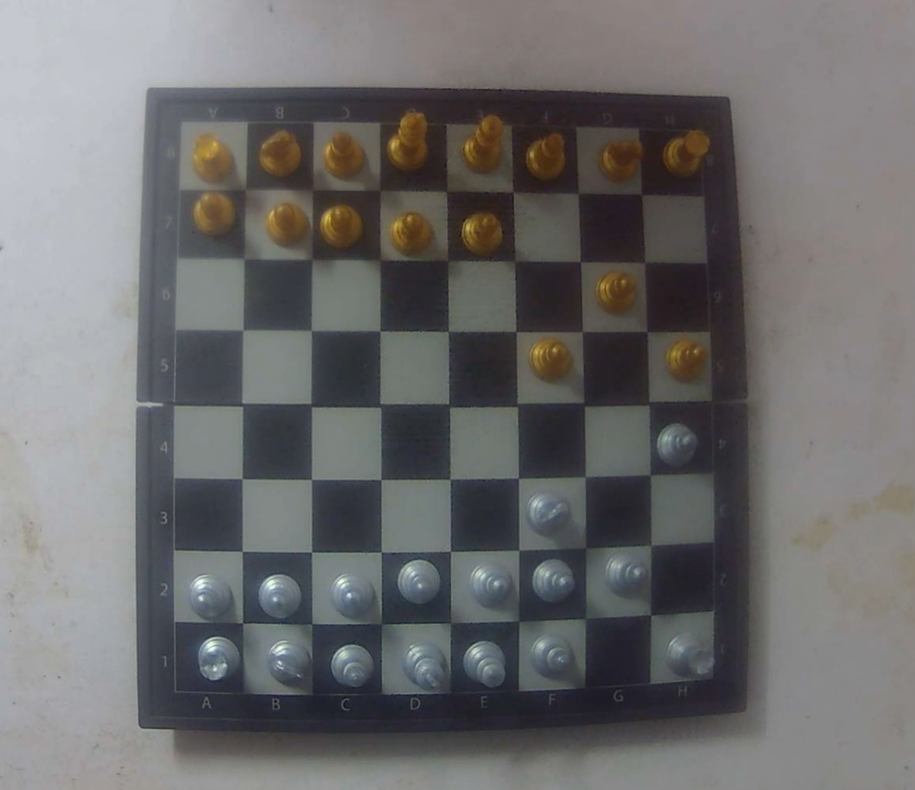
#> input picture test.png, 915 x 790 px
$ jupyter execute --allow-errors Image_Process_Chess_Board.ipynb
#> lines starting #> are read from the running program, lines starting #| are printed output that depends on the picture; after the words box and inside, x2 and y2 are one past the last pixel; in counts of white or black regions, pixels touching at a corner belong together
[cell 1]
# ! git clone https://github.com/TrGiaHuy1710-valid/testChess

[cell 2]
import cv2
import numpy as np
import matplotlib.pyplot as plt

[cell 3]
img_path = "test.png"
img = cv2.imread(img_path)
#> img is the input picture: shape (790, 915, 3); mean B, G, R 108.2, 108, 108.7

[cell 4]
img = cv2.resize(img, (800, 600))
#> img: shape (600, 800, 3)

# =============================
# 2. Gray
# =============================
gray = cv2.cvtColor(img, cv2.COLOR_BGR2GRAY)

# =============================
# 3. Tăng tương phản (CLAHE)
# =============================
clahe = cv2.createCLAHE(clipLimit=2.0, tileGridSize=(8,8))
contrast = clahe.apply(gray)
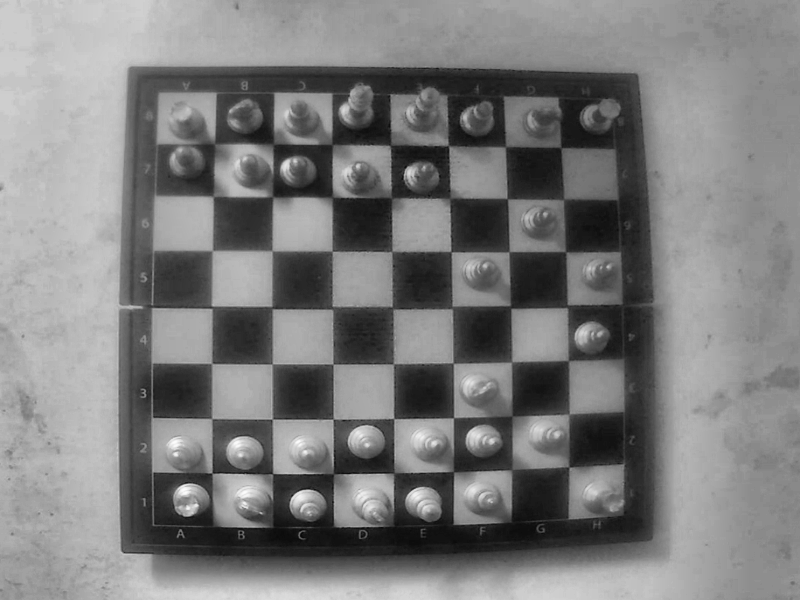
#> contrast: shape (600, 800); min 8, max 253, mean 124

plt.figure(figsize=(14,8))

# Original
plt.subplot(2,3,1)
plt.imshow(cv2.cvtColor(img, cv2.COLOR_BGR2RGB))
plt.title("Original")
plt.axis("off")

# Gray
plt.subplot(2,3,2)
plt.imshow(gray, cmap="gray")
plt.title("gray image")
plt.axis("off")

# CLAHE
plt.subplot(2,3,3)
plt.imshow(contrast, cmap="gray")
plt.title("Contrast (CLAHE)")
plt.axis("off")

plt.show()

[cell 5]
# =============================
# 5. Threshold (Otsu)
# =============================
_, thresh = cv2.threshold(
    contrast,
    0, 255,
    cv2.THRESH_BINARY + cv2.THRESH_OTSU
)
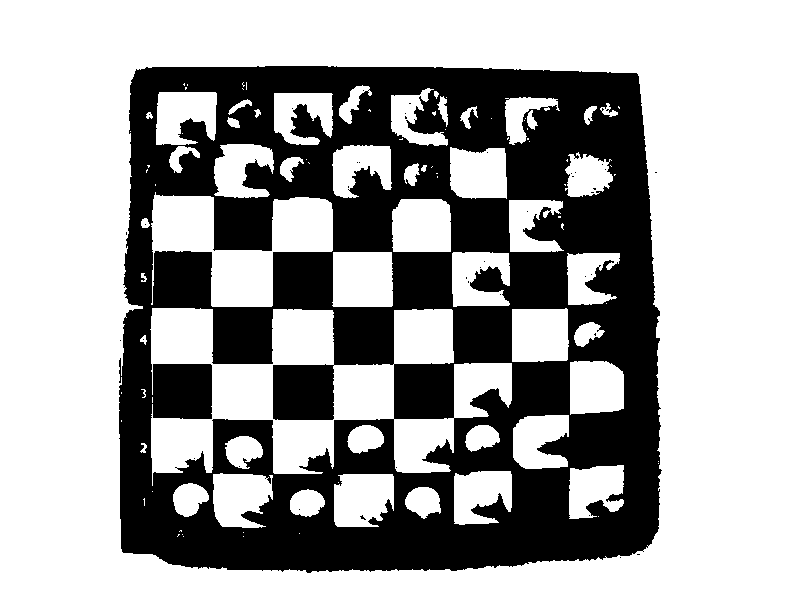
#> thresh: shape (600, 800); 64.5% white; 40 black regions (39 under 20 px), largest, box (x1, y1, x2, y2) and area: (119, 66, 662, 573) 170133

plt.figure(figsize=(14,8))

# CLAHE
plt.subplot(2,3,1)
plt.imshow(contrast, cmap="gray")
plt.title("Contrast (CLAHE)")
plt.axis("off")

# Threshold
plt.subplot(2,3,2)
plt.imshow(thresh, cmap="gray")
plt.title("Threshold")
plt.axis("off")

plt.show()

[cell 6]
# Đảo ảnh (nếu cần)
thresh_bit = cv2.bitwise_not(thresh)
#> thresh_bit: shape (600, 800); 35.5% white; 40 white regions (39 under 20 px)

plt.figure(figsize=(14,8))

# Threshold
plt.subplot(2,3,1)
plt.imshow(thresh, cmap="gray")
plt.title("Threshold")
plt.axis("off")

# bitwise_not
plt.subplot(2,3,2)
plt.imshow(thresh_bit, cmap="gray")
plt.title("bitwise_not")
plt.axis("off")

plt.show()

[cell 7]
# --- STEP 6: PHÁT HIỆN ĐƯỜNG BAO (FINDING CONTOURS) ---
# Sử dụng RETR_EXTERNAL để chỉ lấy các đường bao ngoài cùng (khung bàn cờ)
contours, _ = cv2.findContours(thresh_bit, cv2.RETR_EXTERNAL, cv2.CHAIN_APPROX_SIMPLE)
#> contours = 6 contours, 5 with area under 20; largest, box (x1, y1, x2, y2) and area: (119, 66, 662, 573) 261428

# Tạo một bản sao của ảnh gốc để vẽ kết quả lên đó (giả sử ảnh gốc là img_res)
img_contour = img.copy()
img_approx = img.copy()

board_contour = None

if contours:
    # --- STEP 7.1: LỌC DIỆN TÍCH (MAX AREA) ---
    # Tìm đường bao có diện tích lớn nhất trong danh sách
    largest_contour = max(contours, key=cv2.contourArea)
#> largest_contour = contour of 748 points, box (x1, y1, x2, y2) (119, 66, 662, 573), area 261428

    # Chỉ xử lý nếu diện tích đủ lớn (tránh nhiễu nhỏ)
    if cv2.contourArea(largest_contour) > 5000:
        cv2.drawContours(img_contour, [largest_contour], -1, (0, 255, 0), 3)
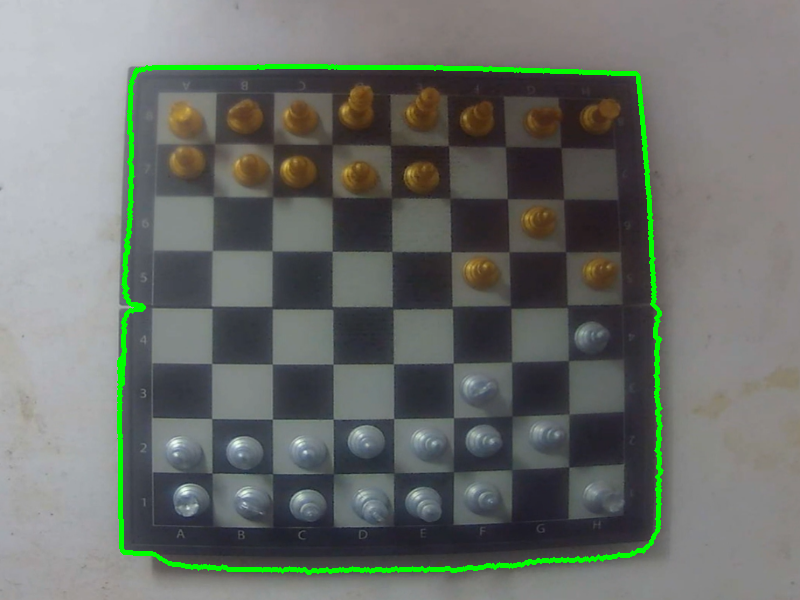
#> img_contour: shape (600, 800, 3); mean B, G, R 106.2, 111.5, 106.7

        # --- STEP 7.2: XẤP XỈ ĐA GIÁC (APPROXPOLYDP) ---
        # Tính chu vi đường bao
        peri = cv2.arcLength(largest_contour, True)
#> peri = 2289.1
        # Xấp xỉ đường bao thành các đoạn thẳng (sai số 2% chu vi)
        approx = cv2.approxPolyDP(largest_contour, 0.02 * peri, True)
#> approx = [[136, 69], [123, 552], [651, 543], [636, 73]]

        # Nếu đa giác có đúng 4 đỉnh, đó chính là bàn cờ
        if len(approx) == 4:
            board_contour = approx
#> board_contour = [[136, 69], [123, 552], [651, 543], [636, 73]]
            cv2.drawContours(img_approx, [approx], -1, (0, 0, 255), 5)
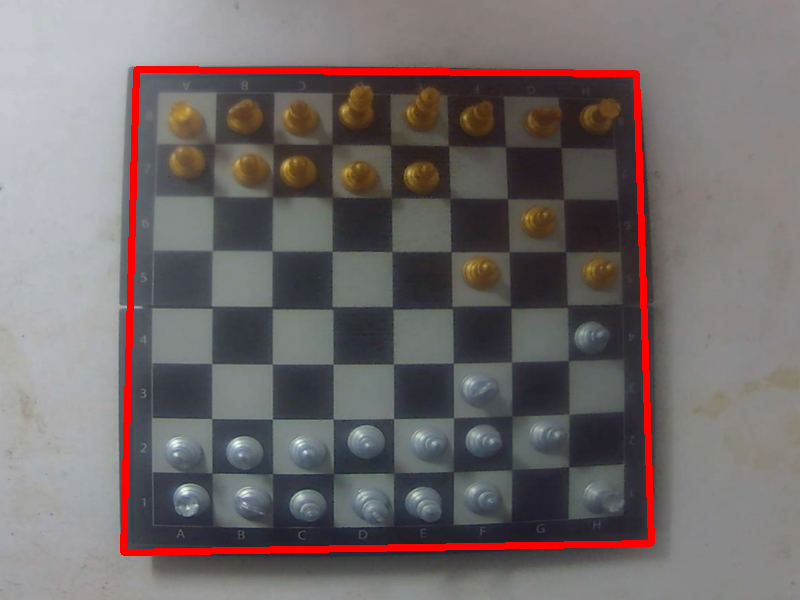
#> img_approx: shape (600, 800, 3); mean B, G, R 106.1, 106.1, 114.1
            # Đánh dấu các đỉnh tìm được
            for pt in approx:
                cv2.circle(img_approx, (pt[0][0], pt[0][1]), 10, (255, 0, 0), -1)
#> this loop made 4 passes
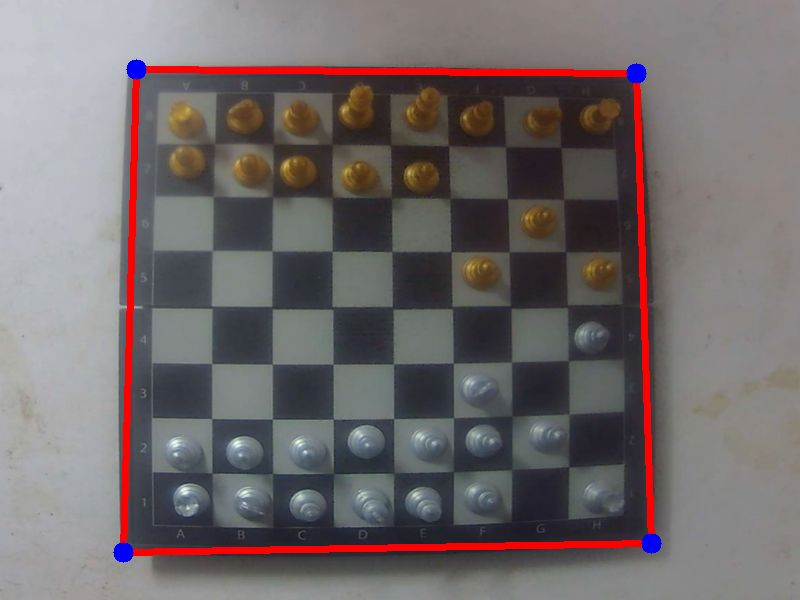
#> img_approx: shape (600, 800, 3); 0.26% of pixels changed, all inside (x1, y1, x2, y2) = (113, 59, 662, 563)

# --- HIỂN THỊ KẾT QUẢ ---
plt.figure(figsize=(14, 8))

plt.subplot(1, 2, 1)
plt.imshow(cv2.cvtColor(img_contour, cv2.COLOR_BGR2RGB))
plt.title("Step 6: All Contours (Largest)")
plt.axis("off")

plt.subplot(1, 2, 2)
plt.imshow(cv2.cvtColor(img_approx, cv2.COLOR_BGR2RGB))
plt.title("Step 7: Approx Poly (4 Points)")
plt.axis("off")

plt.show()
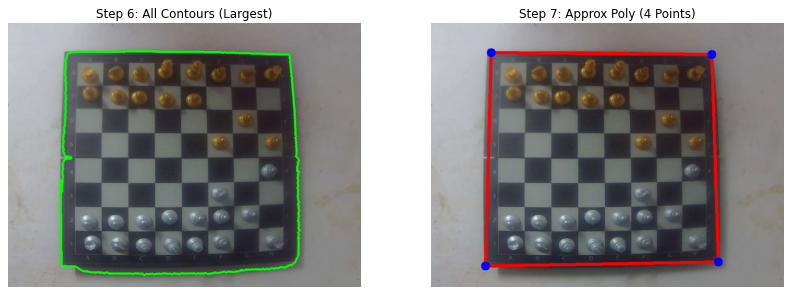
#> figure drawn by matplotlib, 2 panels

[cell 8]
print(board_contour)
#| [[[136  69]]
#|  [[123 552]]
#|  [[651 543]]
#|  [[636  73]]]

def calculate_optimal_side(board_contour, step=10):
    # 1. Định dạng lại tọa độ thành (4, 2)
#> called with board_contour = array of shape (4, 1, 2), step = 10
    pts = board_contour.reshape(4, 2)
#> pts = [[136, 69], [123, 552], [651, 543], [636, 73]]

    # 2. Xác định các điểm (giả định theo thứ tự hoặc sắp xếp lại)
    # Ở đây ta tính độ dài 4 cạnh của tứ giác
    def dist(p1, p2):
        return np.sqrt(np.sum((p1 - p2)**2))

    # Cạnh trên, dưới, trái, phải
    side_top = dist(pts[0], pts[3])    # [136, 69] đến [636, 73]
#> side_top = 500
    side_bottom = dist(pts[1], pts[2]) # [123, 552] đến [651, 543]
#> side_bottom = 528.1
    side_left = dist(pts[0], pts[1])   # [136, 69] đến [123, 552]
#> side_left = 483.2
    side_right = dist(pts[3], pts[2])  # [636, 73] đến [651, 543]
#> side_right = 470.2

    # 3. Tính toán side mong muốn
    # Cách 1: Lấy giá trị lớn nhất để giữ nguyên độ phân giải tốt nhất
    side = int(max(side_top, side_bottom, side_left, side_right))
#> side = 528

    # Cách 2 (Tùy chọn): Lấy trung bình cộng
    # side = int((side_top + side_bottom + side_left + side_right) / 4)


    side = int((side // step) * step)
#> side = 520
    return side

WRAP_SIZE = calculate_optimal_side(board_contour)
#> WRAP_SIZE = 520

print(f"Kích thước side tối ưu là: {WRAP_SIZE}")
#| Kích thước side tối ưu là: 520

## Wrap perpective

[cell 9]
def order_points(pts):

    rect = np.zeros((4, 2), dtype="float32")
    s = pts.reshape(4, 2).sum(axis=1)
#> s = [205, 675, 1194, 709]
    rect[0] = pts.reshape(4, 2)[np.argmin(s)]
    rect[2] = pts.reshape(4, 2)[np.argmax(s)]
    diff = np.diff(pts.reshape(4, 2), axis=1)
#> diff = [-67, 429, -108, -563]
    rect[1] = pts.reshape(4, 2)[np.argmin(diff)]
    rect[3] = pts.reshape(4, 2)[np.argmax(diff)]
    return rect

if board_contour is not None:
    # 1. Sắp xếp điểm và Warp
    pts_src = order_points(board_contour)
#> pts_src = [[136, 69], [636, 73], [651, 543], [123, 552]]
    side = WRAP_SIZE # Kích thước bàn cờ vuông muốn output
#> side = 520
    pts_dst = np.array([
        [0, 0], [side - 1, 0],
        [side - 1, side - 1], [0, side - 1]
    ], dtype="float32")
#> pts_dst = [[0, 0], [519, 0], [519, 519], [0, 519]]

    M = cv2.getPerspectiveTransform(pts_src, pts_dst)
#> M = [[1.01, 0.0272, -139.5], [-0.00909, 1.14, -77.17], [-5.29e-05, 0.000116, 1]]
    warped = cv2.warpPerspective(img, M, (side, side))

    plt.imshow(cv2.cvtColor(warped, cv2.COLOR_BGR2RGB))
    plt.title("Warped Board")
    plt.axis("off")
    plt.show()

[cell 10]
sq_size = side // 8
#> sq_size = 65
squares_centers = []

warped_grid = warped.copy()

for row in range(8):
    for col in range(8):
        # Tọa độ pixel của từng ô để vẽ hoặc cắt ảnh nhận diện quân cờ
        x1, y1 = col * sq_size, row * sq_size
        x2, y2 = (col + 1) * sq_size, (row + 1) * sq_size

        # Vẽ lưới lên ảnh warped để kiểm tra
        cv2.rectangle(warped_grid, (x1, y1), (x2, y2), (0, 255, 0), 1)

        # Lưu tâm của ô để xử lý logic sau này
        squares_centers.append((x1 + sq_size//2, y1 + sq_size//2))
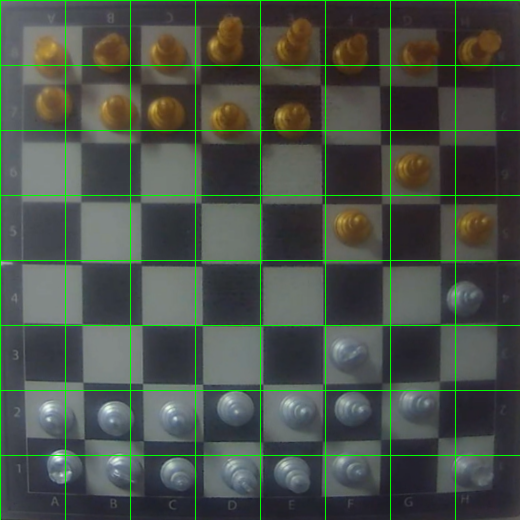
#> warped_grid: shape (520, 520, 3); mean B, G, R 72.7, 80.7, 73.2
#> after the loop, squares_centers = 64 pairs, first value 32 to 487, second value 32 to 487

print(warped_grid.shape)
#| (520, 520, 3)

plt.imshow(cv2.cvtColor(warped_grid, cv2.COLOR_BGR2RGB))
plt.title("Grid 8x8")
plt.show()

[cell 11]
def inner_wrap(
        warped_img,
        warped_size=WRAP_SIZE,
        pad_percent=8,
        cell_margin_percent=0.3,
        debug=False
    ):
    """
    Chuẩn hóa bàn cờ sau khi warp perspective.

    Args:
        warped_img: ảnh warp từ perspective transform
        warped_size: kích thước bàn cờ output
        pad_percent: phần trăm cắt viền
        cell_margin_percent: margin vùng trung tâm ô
        debug: hiển thị grid debug

    Returns:
        current_warped_img
    """
#> called with warped_size = 520, pad_percent = 8, cell_margin_percent = 0.3, debug = True

    # =============================
    # 1. Crop border
    # =============================
    pad = int(warped_size * (pad_percent / 100.0) / 2)

    inner = warped_img[
        pad:warped_size-pad,
        pad:warped_size-pad
    ]

    inner = cv2.resize(inner, (warped_size, warped_size))
#> inner: shape (520, 520, 3)
    current_warped_img = inner

    # =============================
    # 2. Debug grid
    # =============================
    if debug:

        debug_view = inner.copy()

        sq_size = warped_size // 8
        cell_pad = int(sq_size * cell_margin_percent)

        for row in range(8):
            for col in range(8):

                x1 = col * sq_size
                y1 = row * sq_size
                x2 = (col + 1) * sq_size
                y2 = (row + 1) * sq_size

                # Grid ô cờ
                cv2.rectangle(debug_view, (x1,y1), (x2,y2), (0,255,0), 1)

                # Vùng trung tâm ô
                ix1 = x1 + cell_pad
                iy1 = y1 + cell_pad
                ix2 = x2 - cell_pad
                iy2 = y2 - cell_pad

                cv2.rectangle(debug_view, (ix1,iy1), (ix2,iy2), (0,0,255), 1)

                # Label a8-h1
                if col == 0 or row == 7:
                    label = f"{chr(97+col)}{8-row}"
                    cv2.putText(
                        debug_view,
                        label,
                        (x1+2, y2-5),
                        cv2.FONT_HERSHEY_SIMPLEX,
                        0.4,
                        (0,255,255),
                        1
                    )
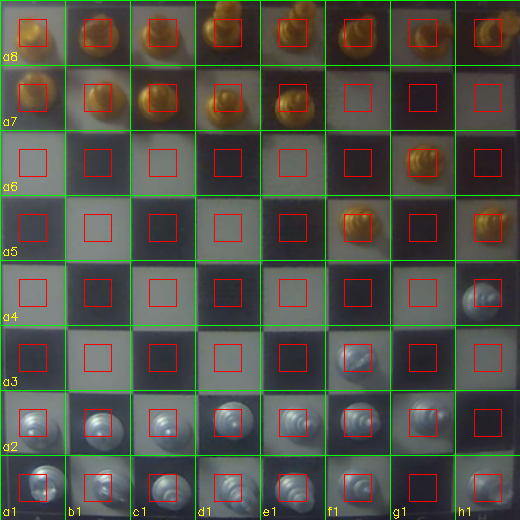
#> debug_view: shape (520, 520, 3); mean B, G, R 72.5, 82.2, 81

        plt.figure(figsize=(8,8))
        plt.imshow(cv2.cvtColor(debug_view, cv2.COLOR_BGR2RGB))
        plt.title(f"Debug Grid | pad={pad_percent}%")
        plt.axis("off")
        plt.show()

    return current_warped_img
current_warped_img = inner_wrap(warped, debug=True, pad_percent=8)
plt.imshow(cv2.cvtColor(current_warped_img, cv2.COLOR_BGR2RGB))
plt.title("Grid 8x8")
plt.show()

[cell 12]
def inner_wrap(
        warped_img,
        warped_size=WRAP_SIZE,
        pad_percent=8,
        cell_margin_percent=0.3,
        debug=False
    ):

#> called with warped_size = 520, pad_percent = 8, cell_margin_percent = 0.3, debug = True
    pad = int(warped_size * (pad_percent / 100.0) / 2)

    inner = warped_img[
        pad:warped_size-pad,
        pad:warped_size-pad
    ]

    inner = cv2.resize(inner, (warped_size, warped_size))
    current_warped_img = inner

    # 4 corner của inner trong hệ tọa độ warped_img
    corners = np.array([
        [pad, pad],
        [warped_size-pad, pad],
        [warped_size-pad, warped_size-pad],
        [pad, warped_size-pad]
    ], dtype=np.int32)

    print("Inner corners in warped image:")
    for i, (x,y) in enumerate(corners):
        print(f"corner {i}: ({x},{y})")

    if debug:

        debug_view = warped_img.copy()

        for (x,y) in corners:
            cv2.circle(debug_view,(x,y),8,(0,0,255),-1)
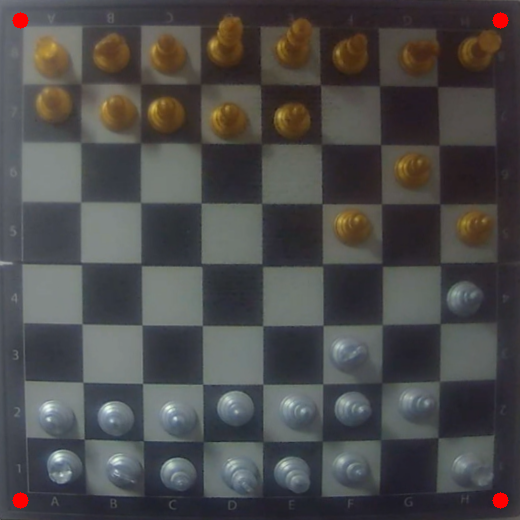
#> debug_view: shape (520, 520, 3); mean B, G, R 74.8, 75.1, 76.1

        plt.figure(figsize=(6,6))
        plt.imshow(cv2.cvtColor(debug_view, cv2.COLOR_BGR2RGB))
        plt.title("Inner corners on warped image")
        plt.axis("off")
        plt.show()

    return current_warped_img, corners

[cell 13]
current_warped_img, corners = inner_wrap(
    warped,
    debug=True,
    pad_percent=8
)
#> corners = [[20, 20], [500, 20], [500, 500], [20, 500]]

[cell 14]
pts_src = corners.astype("float32")
#> pts_src = [[20, 20], [500, 20], [500, 500], [20, 500]]

pts_dst = np.array([
    [0,0],
    [479,0],
    [479,479],
    [0,479]
], dtype="float32")

M = cv2.getPerspectiveTransform(pts_src, pts_dst)
#> M = [[0.998, 5.93e-19, -19.96], [0, 0.998, -19.96], [3.4e-19, 0, 1]]

refined_board = cv2.warpPerspective(warped, M, (WRAP_SIZE, WRAP_SIZE))
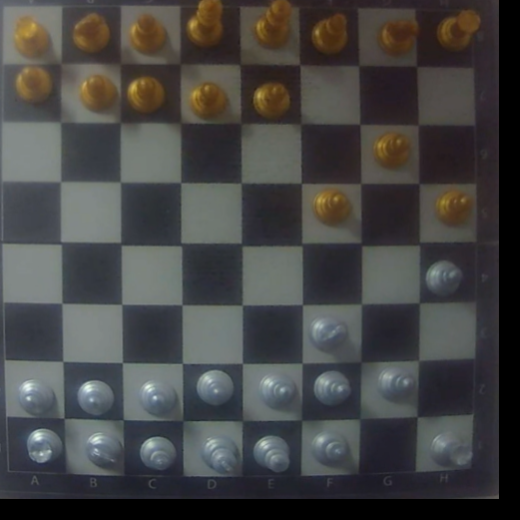
#> refined_board: shape (520, 520, 3); mean B, G, R 69, 69.7, 69.9
plt.imshow(cv2.cvtColor(refined_board, cv2.COLOR_BGR2RGB))
plt.title("Refined Board")
plt.axis("off")
plt.show()

## Manual inner

### Chọn 4 điểm bằng chuột

[cell 15]
clicked_points = []

def mouse_click(event, x, y, flags, param):
    global clicked_points

    if event == cv2.EVENT_LBUTTONDOWN:
        clicked_points.append((x, y))
        print("Point:", x, y)

        cv2.circle(param, (x, y), 6, (0,0,255), -1)
        cv2.imshow("select corners", param)

[cell 16]
def select_board_corners(img):
    global clicked_points
    clicked_points = []
    clone = img.copy()
    cv2.imshow("select corners", clone)
    cv2.setMouseCallback("select corners", mouse_click, clone)
    print("Click 4 corners of board (TL → TR → BR → BL)")
    while True:
        cv2.imshow("select corners", clone)
        if len(clicked_points) == 4:
            break
        if cv2.waitKey(1) & 0xFF == 27:
#> (key Esc is pressed here)
            break
    cv2.destroyAllWindows()
    return np.array(clicked_points, dtype="float32")

### Wrap lại theo góc chuột

[cell 17]
def manual_rewarp(img, pts_src, size=WRAP_SIZE):

    pts_dst = np.array([
        [0,0],
        [size-1,0],
        [size-1,size-1],
        [0,size-1]
    ], dtype="float32")
    M = cv2.getPerspectiveTransform(pts_src, pts_dst)
    warped = cv2.warpPerspective(img, M, (size, size))
    return warped

[cell 18]
# chọn góc bằng chuột
pts = select_board_corners(warped)
#> pts = empty array

# warp lại chính xác
#> (the rest of this cell did not finish here and is left out)


plt.imshow(cv2.cvtColor(warped_refined, cv2.COLOR_BGR2RGB))
plt.title("Refined Board")
plt.axis("off")
